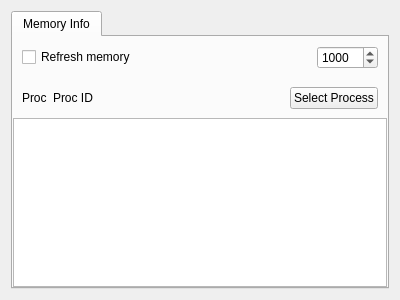
<?xml version="1.0" encoding="UTF-8"?>
<ui version="4.0">
 <comment>
 * Released as open source by Gabriel Caudrelier
 *
 * Developed by Gabriel Caudrelier, gabriel dot caudrelier at gmail dot com
 *
 * https://github.com/metrodango/pip3line
 *
 * Released under AGPL see LICENSE for more information
</comment>
 <class>MemoryWidget</class>
 <widget class="QWidget" name="MemoryWidget">
  <property name="geometry">
   <rect>
    <x>0</x>
    <y>0</y>
    <width>400</width>
    <height>300</height>
   </rect>
  </property>
  <property name="windowTitle">
   <string>Form</string>
  </property>
  <layout class="QVBoxLayout" name="verticalLayout">
   <item>
    <widget class="QTabWidget" name="tabWidget">
     <property name="currentIndex">
      <number>0</number>
     </property>
     <widget class="QWidget" name="memInfo">
      <attribute name="title">
       <string>Memory Info</string>
      </attribute>
      <layout class="QVBoxLayout" name="memLayout">
       <property name="spacing">
        <number>0</number>
       </property>
       <property name="margin">
        <number>0</number>
       </property>
       <item>
        <widget class="QWidget" name="widget" native="true">
         <layout class="QHBoxLayout" name="horizontalLayout">
          <item>
           <widget class="QCheckBox" name="refreshCheckBox">
            <property name="toolTip">
             <string>Activate regular memory refresh</string>
            </property>
            <property name="text">
             <string>Refresh memory</string>
            </property>
           </widget>
          </item>
          <item>
           <widget class="QSpinBox" name="refreshRateSpinBox">
            <property name="sizePolicy">
             <sizepolicy hsizetype="Maximum" vsizetype="Fixed">
              <horstretch>0</horstretch>
              <verstretch>0</verstretch>
             </sizepolicy>
            </property>
            <property name="toolTip">
             <string>Refresh rate in ms</string>
            </property>
            <property name="minimum">
             <number>100</number>
            </property>
            <property name="maximum">
             <number>10000</number>
            </property>
            <property name="singleStep">
             <number>100</number>
            </property>
            <property name="value">
             <number>1000</number>
            </property>
           </widget>
          </item>
         </layout>
        </widget>
       </item>
       <item>
        <widget class="QWidget" name="procSelectWidget" native="true">
         <layout class="QHBoxLayout" name="horizontalLayout_2">
          <item>
           <widget class="QLabel" name="procLabel">
            <property name="sizePolicy">
             <sizepolicy hsizetype="Maximum" vsizetype="Preferred">
              <horstretch>0</horstretch>
              <verstretch>0</verstretch>
             </sizepolicy>
            </property>
            <property name="text">
             <string>Proc</string>
            </property>
           </widget>
          </item>
          <item>
           <widget class="QLabel" name="procIDLabel">
            <property name="text">
             <string>Proc ID</string>
            </property>
           </widget>
          </item>
          <item>
           <widget class="QPushButton" name="selectPushButton">
            <property name="sizePolicy">
             <sizepolicy hsizetype="Maximum" vsizetype="Fixed">
              <horstretch>0</horstretch>
              <verstretch>0</verstretch>
             </sizepolicy>
            </property>
            <property name="text">
             <string>Select Process</string>
            </property>
           </widget>
          </item>
         </layout>
        </widget>
       </item>
       <item>
        <widget class="QTableView" name="mappingsTableWidget"/>
       </item>
      </layout>
     </widget>
    </widget>
   </item>
  </layout>
 </widget>
 <resources/>
 <connections/>
</ui>
